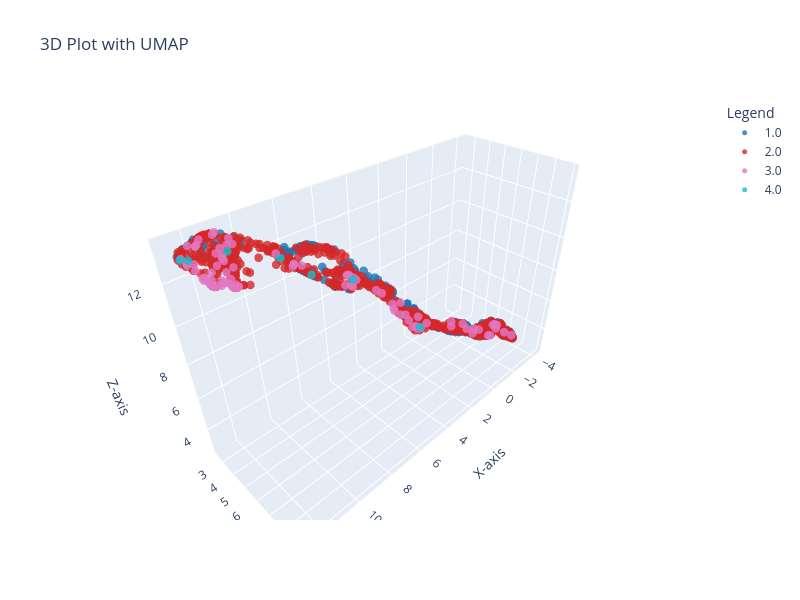

Notebook cell for this chart:
### Code cell
fig=plot_3d_plotly(U0,y,title="3D Plot with UMAP")
